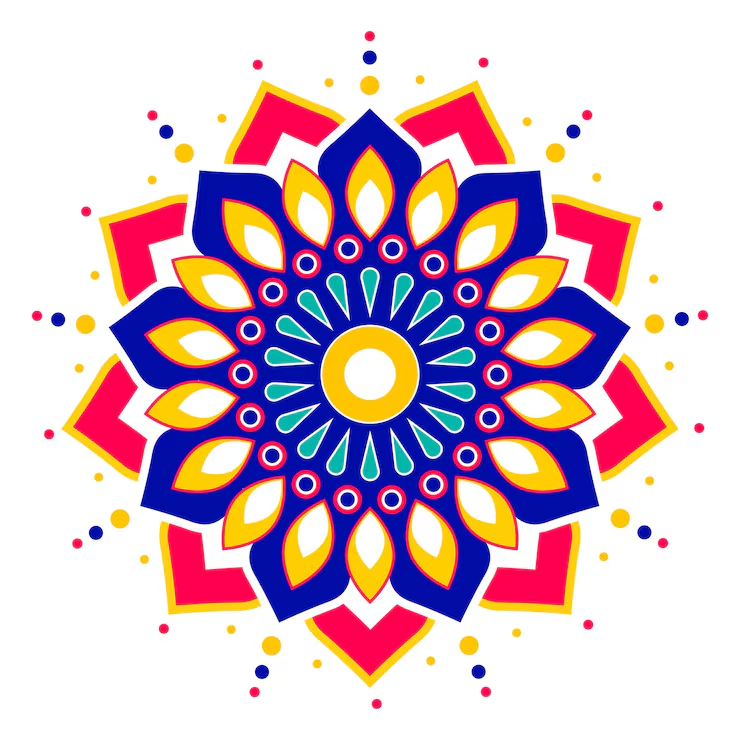
#> input picture edit/assets/rangoli1_original.png, 740 x 740 px
$ python cutout.py assets/rangoli1_original.png assets/rangoli2_original.png 5
#> lines starting #> are read from the running program, lines starting #| are printed output that depends on the picture; after the words box and inside, x2 and y2 are one past the last pixel; in counts of white or black regions, pixels touching at a corner belong together
import cv2, numpy as np, sys
src, dst, tol = sys.argv[1], sys.argv[2], int(sys.argv[3])
img = cv2.imread(src, cv2.IMREAD_UNCHANGED)
#> img is the input picture: shape (740, 740, 3); mean B, G, R 199.8, 186.7, 211.7
if img.shape[2]==4: img=img[:,:,:3]
h,w=img.shape[:2]
#> h = 740; w = 740
print(src, img.shape, img[2,2], img[h//2, 3])
#| assets/rangoli1_original.png (740, 740, 3) [255 255 255] [255 255 255]
mask=np.zeros((h+2,w+2),np.uint8)
flags=4|(255<<8)|cv2.FLOODFILL_MASK_ONLY|cv2.FLOODFILL_FIXED_RANGE
for p in [(0,0),(w-1,0),(0,h-1),(w-1,h-1),(w//2,0),(0,h//2),(w-1,h//2),(w//2,h-1)]:
    cv2.floodFill(img,mask,p,0,(tol,)*3,(tol,)*3,flags)
bg=mask[1:-1,1:-1]>0
a=np.where(bg,0,255).astype(np.uint8)
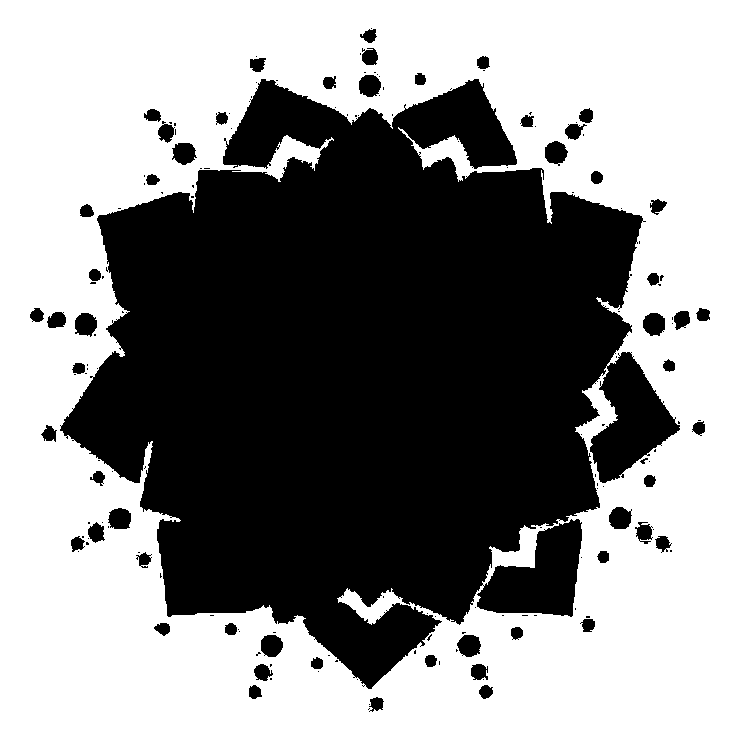
#> bg: shape (740, 740) bool; 55% white; 168 black regions (112 under 20 px), largest, box (x1, y1, x2, y2) and area: (60, 79, 680, 689) 235589, (545, 141, 568, 166) 408, (75, 313, 97, 337) 405
a=cv2.erode(a,np.ones((3,3),np.uint8)); a=cv2.GaussianBlur(a,(3,3),0)
#> after `a = cv2.erode(a, np.ones((3, 3), np.uint8))`:
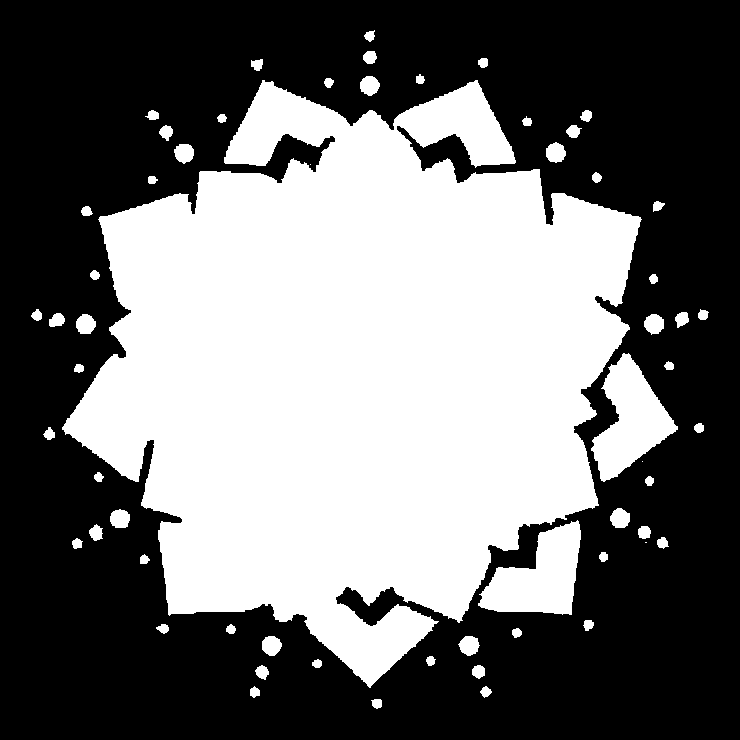
#> a: shape (740, 740); 43.2% white; 60 white regions (3 under 20 px), largest, box (x1, y1, x2, y2) and area: (62, 80, 642, 688) 218486, (478, 520, 581, 615) 5623, (591, 353, 678, 482) 5587
out=np.dstack([img,a])
ys,xs=np.where(a>0); out=out[ys.min():ys.max()+1, xs.min():xs.max()+1]
#> after `out = out[ys.min():ys.max() + 1, xs.min():xs.max() + 1]`:
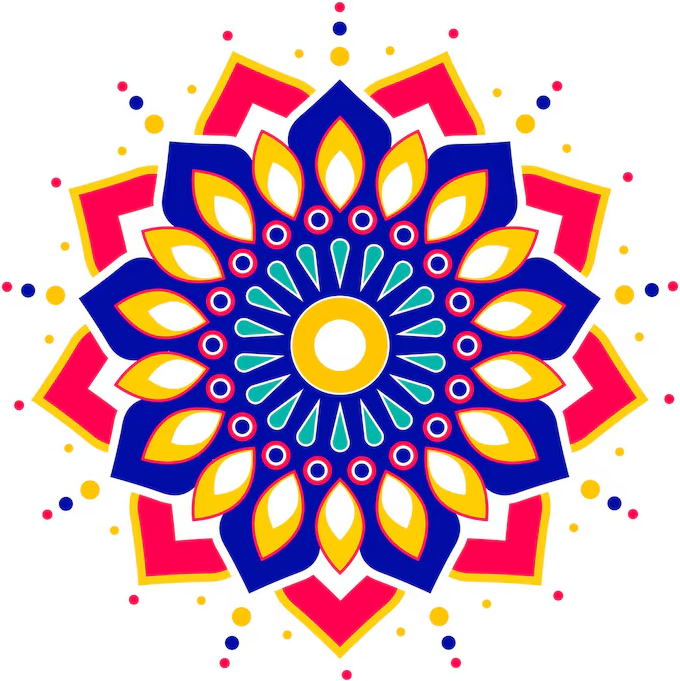
#> out: shape (681, 680, 4); mean B, G, R, A 189.8, 174.3, 203.7, 130.3
# square pad
hh,ww=out.shape[:2]; m=max(hh,ww); sq=np.zeros((m,m,4),np.uint8); sq[(m-hh)//2:(m-hh)//2+hh,(m-ww)//2:(m-ww)//2+ww]=out
#> after `hh, ww = out.shape[:2]`: hh = 681; ww = 680
#> after `m = max(hh, ww)`: m = 681
#> after `sq[(m - hh) // 2:(m - hh) // 2 + hh, (m - ww) // 2:(m - ww) // 2 + ww]`:
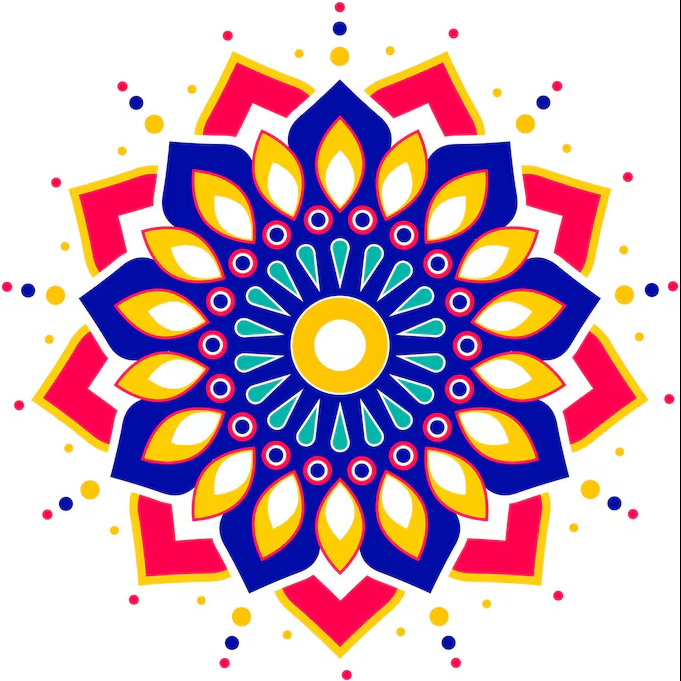
#> sq: shape (681, 681, 4); mean B, G, R, A 189.5, 174, 203.5, 130.2
cv2.imwrite(dst,sq); print(dst, sq.shape)
#| assets/rangoli2_original.png (681, 681, 4)

$ run again, on edit/assets/rangoli1.png
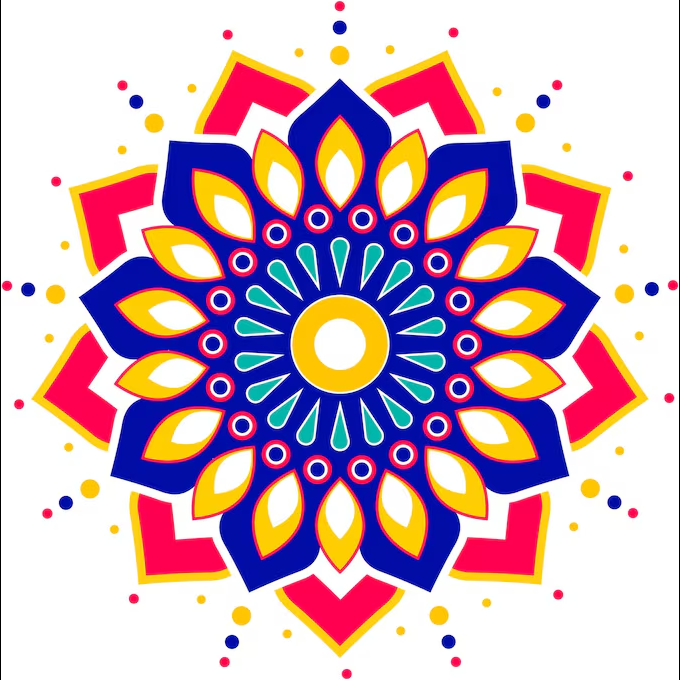
#> input picture edit/assets/rangoli1.png, 680 x 680 px
#> img is the input picture: shape (680, 680, 4); mean B, G, R, A 188.9, 173.4, 202.9, 123.8
#> img: shape (680, 680, 3)
#| assets/rangoli1.png (680, 680, 3) [255 255 255] [255 255 255]
#> `a=np.where(bg,0,255).astype(np.uint8)`:
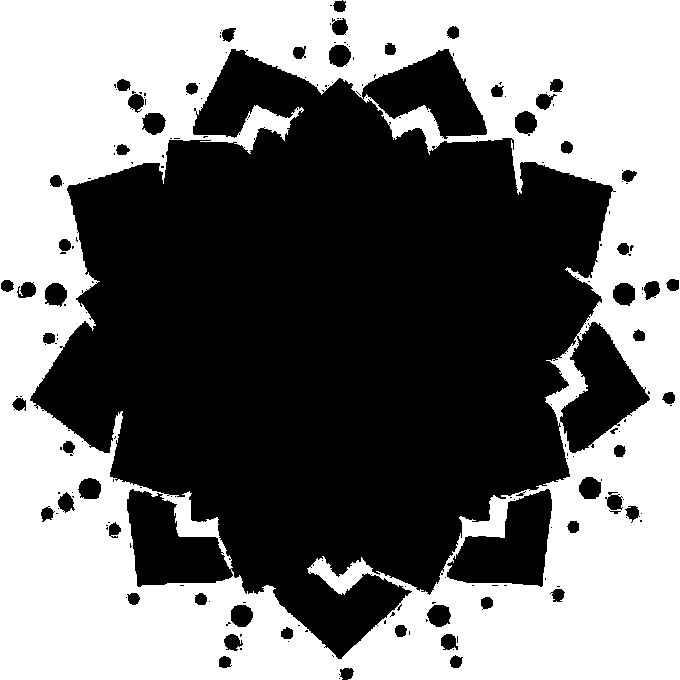
#> bg: shape (680, 680) bool; 47.3% white; 1 white region, box (x1, y1, x2, y2) and area: (0, 0, 680, 680) 218931
#> a: shape (680, 680); 50.5% white; 1 black region, box (x1, y1, x2, y2) and area: (0, 0, 680, 680) 228886
#> `sq[(m - hh) // 2:(m - hh) // 2 + hh, (m - ww) // 2:(m - ww) // 2 + ww]`:
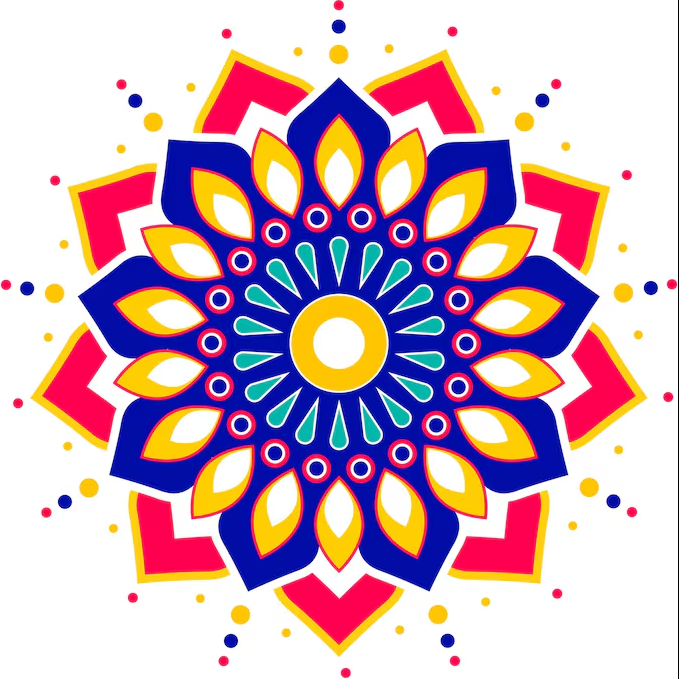
#> sq: shape (679, 679, 4); mean B, G, R, A 189.1, 173.5, 203.1, 129.2
#| assets/rangoli1.png (679, 679, 4)

$ run again, on edit/assets/rangoli2.png
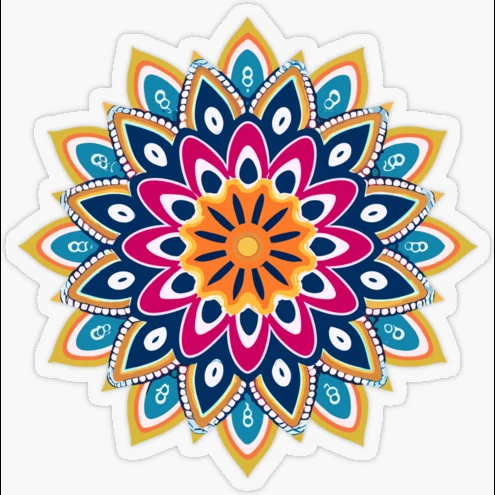
#> input picture edit/assets/rangoli2.png, 495 x 495 px
#> img is the input picture: shape (495, 495, 4); mean B, G, R, A 183.3, 182.2, 193.4, 171.6
#> img: shape (495, 495, 3)
#| assets/rangoli2.png (495, 495, 3) [248 248 248] [228 228 228]
#> `a=np.where(bg,0,255).astype(np.uint8)`:
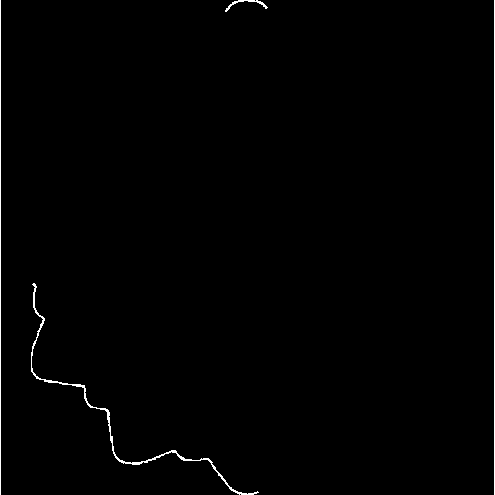
#> bg: shape (495, 495) bool; 0.77% white in thin lines or dots
#> a: shape (495, 495); 98.4% white; 4 black regions, box (x1, y1, x2, y2) and area: (30, 282, 260, 495) 1794, (0, 0, 2, 495) 990, (493, 0, 495, 495) 990, (224, 0, 269, 13) 212
#> `out = out[ys.min():ys.max() + 1, xs.min():xs.max() + 1]`:
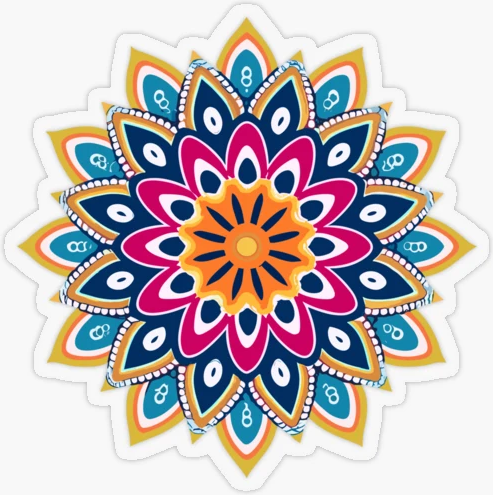
#> out: shape (495, 493, 4); mean B, G, R, A 184, 182.9, 194.1, 251.9
#| assets/rangoli2.png (495, 495, 4)
